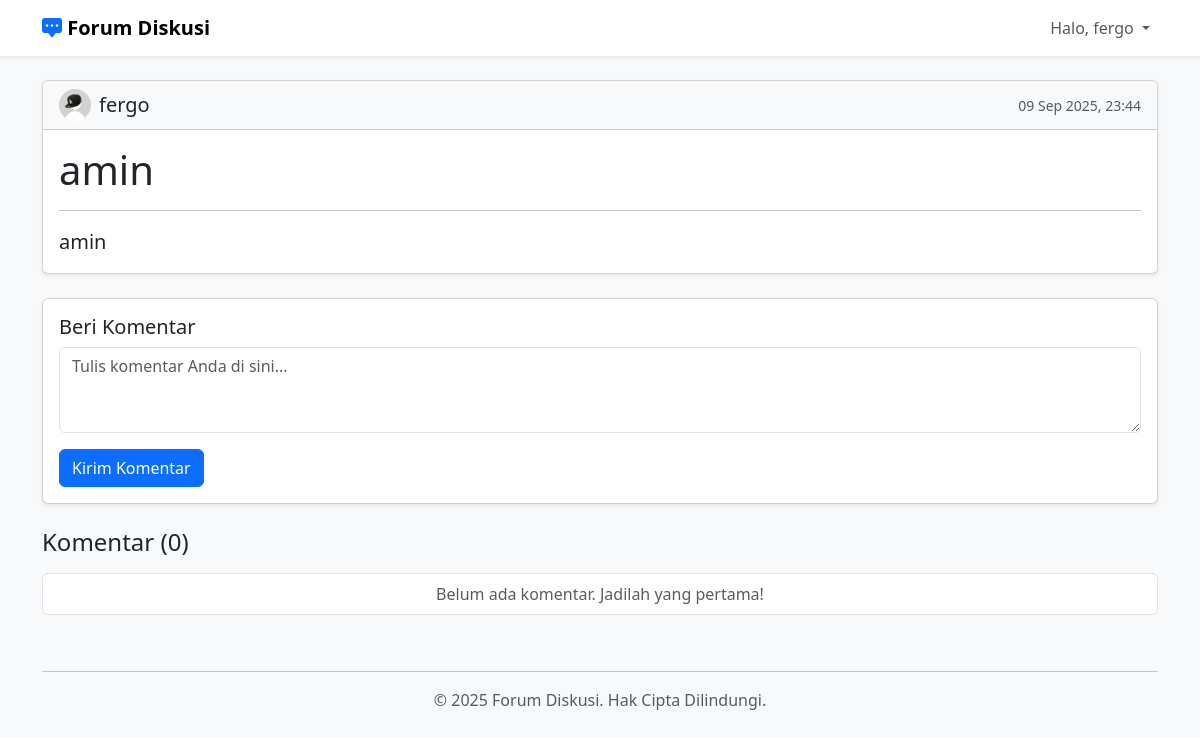
The app's page /post/3 (signed in) with its own data.
### app.py (models this page shows)
class User(db.Model):
    id = db.Column(db.Integer, primary_key=True)
    username = db.Column(db.String(80), unique=True, nullable=False)
    password = db.Column(db.String(80), nullable=False)
    role = db.Column(db.String(20), nullable=False, default='user')
    avatar_url = db.Column(db.String(120), nullable=False, default='default-avatar.jpeg')
    posts = db.relationship('Post', backref='author', lazy=True, cascade="all, delete-orphan")
    comments = db.relationship('Comment', backref='author', lazy=True, cascade="all, delete-orphan")

class Post(db.Model):
    id = db.Column(db.Integer, primary_key=True)
    title = db.Column(db.String(100), nullable=False)
    content = db.Column(db.Text, nullable=False)
    date_posted = db.Column(db.DateTime, nullable=False, default=datetime.utcnow)
    user_id = db.Column(db.Integer, db.ForeignKey('user.id'), nullable=False)
    comments = db.relationship('Comment', backref='post', lazy=True, cascade="all, delete-orphan")

### app.py (the view, shortened to what this page needs)
@app.route('/post/<int:post_id>', methods=['GET', 'POST'])
@login_required
def post_detail(post_id):
    post = db.session.get(Post, post_id)
    if not post: return "Postingan tidak ditemukan", 404
    post.content = Markup(post.content)
    for comment in post.comments:
        comment.content = Markup(comment.content)
    return render_template('post_detail.html', post=post)

### app.py (called while the page is built)
def login_required(f):
    @wraps(f)
    def decorated_function(*args, **kwargs):
        if 'user_id' not in session:
            flash('Anda harus login untuk mengakses halaman ini.', 'danger')
            return redirect(url_for('login'))
        return f(*args, **kwargs)
    return decorated_function

### templates/post_detail.html (shortened to what this page needs)
{% extends 'layout.html' %}
{% block content %}
    <div class="card shadow-sm mb-4">
        <div class="card-header bg-light d-flex justify-content-between align-items-center">
            <div class="d-flex align-items-center">
                <img src="{{ url_for('static', filename='images/' + post.author.avatar_url) }}" class="rounded-circle me-2" width="32" height="32" alt="{{ post.author.username }}">
                <h5 class="mb-0">{{ post.author.username }}</h5>
            </div>
            <small class="text-muted">{{ post.date_posted.strftime('%d %b %Y, %H:%M') }}</small>
        </div>
        <div class="card-body">
            <h1 class="card-title display-6">{{ post.title }}</h1>
            <hr>
            <div class="fs-5">
                {{ post.content | safe }}
            </div>
        </div>
    </div>
    <div class="card shadow-sm mb-4">
        <div class="card-body">
            <h5 class="card-title">Beri Komentar</h5>
            <form method="POST">
                <div class="mb-3">
                    <textarea name="comment_content" class="form-control" rows="3" placeholder="Tulis komentar Anda di sini..." required></textarea>
                </div>
                <button type="submit" class="btn btn-primary">Kirim Komentar</button>
            </form>
        </div>
    </div>
    <h4 class="mb-3">Komentar ({{ post.comments|length }})</h4>
    <div class="list-group">
        {% for comment in post.comments %}
            <div class="list-group-item d-flex gap-3 py-3">
                <img src="{{ url_for('static', filename='images/' + comment.author.avatar_url) }}" alt="{{ comment.author.username }}" width="40" height="40" class="rounded-circle flex-shrink-0">
                <div class="w-100">
                    <div class="d-flex justify-content-between">
                        <h6 class="mb-0">{{ comment.author.username }}</h6>
                        <small class="text-muted">{{ comment.date_posted.strftime('%d %b %Y') }}</small>
                    </div>
                    <p class="mb-0 mt-2">
                        {{ comment.content | safe }}
                    </p>
                </div>
            </div>
        {% else %}
            <div class="list-group-item text-center text-muted">
                Belum ada komentar. Jadilah yang pertama!
            </div>
        {% endfor %}
    </div>
{% endblock %}

### templates/layout.html (style rules this page uses)
body { background-color: #f8f9fa; }

### records on screen
User: avatar_url (placeholder picture), author.username "fergo"
Post: date_posted "09 Sep 2025, 23:44", title "amin", content "amin"

### other values on screen
{{ session.username }} "fergo"
{{ post.comments|length }} "0"
